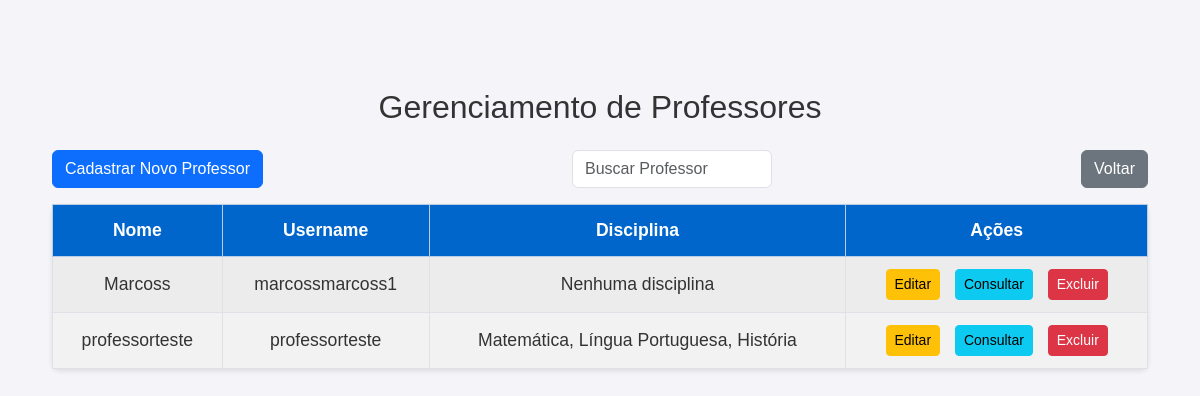
Page /secretaria/gerenciar_professores/ on the committed database.
### core/models.py (models this page shows, shortened)
class Professor(models.Model):
    user = models.OneToOneField(User, on_delete=models.CASCADE, related_name='professor_profile')  # Conexão com o User do Django
    nome = models.CharField(max_length=255)  # Nome completo do professor
    email = models.EmailField(max_length=100, blank=True, null=True)
    telefone = models.CharField(max_length=15, blank=True, null=True)
    disciplinas = models.ManyToManyField(Disciplina, related_name='professores')

class Disciplina(models.Model):
    nome = models.CharField(max_length=100)  # Nome da disciplina

### core/views.py (the view)
# urls.py: path('secretaria/gerenciar_professores/', views.gerenciar_professores, name='gerenciar_professores'),
def gerenciar_professores(request):
    query = request.GET.get('q', '')  # Busca por nome
    professores = Professor.objects.all()
    if query:
        professores = professores.filter(nome__icontains=query)  # Filtro por nome
    professores = professores.order_by('nome')  # Ordena por nome
    return render(request, 'core/gerenciar_professores.html', {'professores': professores, 'query': query})

### core/templates/core/gerenciar_professores.html (shortened to what this page needs)
{% load static %}
<!DOCTYPE html>
<html lang="pt-BR">
<head>
    <link href="https://cdn.jsdelivr.net/npm/bootstrap@5.3.0/dist/css/bootstrap.min.css" rel="stylesheet">
    <link rel="stylesheet" href="{% static 'css/estilos.css' %}">
</head>
<body>
    <div class="container mt-5">
        <h1 class="text-center mb-4">Gerenciamento de Professores</h1>
        <div class="d-flex justify-content-between mb-3">
            <a href="{% url 'cadastrar_professor' %}" class="btn btn-primary">Cadastrar Novo Professor</a>
            <input type="text" id="buscar_professor" class="form-control" placeholder="Buscar Professor" style="max-width: 200px;">
            <a href="{% url 'secretaria' %}" class="btn btn-secondary">Voltar</a>
        </div>
        <table class="table table-striped table-bordered table-custom" id="tabela_professores">
            <thead class="table-primary">
                <tr>
                    <th>Nome</th>
                    <th>Username</th>
                    <th>Disciplina</th>
                    <th>Ações</th>
                </tr>
            </thead>
            <tbody>
                {% for professor in professores %}
                <tr class="professor-row">
                    <td>{{ professor.nome }}</td>
                    <td>{{ professor.user.username }}</td>
                    <td>
                        {% for disciplina in professor.disciplinas.all %}
                            {{ disciplina.nome }}{% if not forloop.last %}, {% endif %}
                        {% empty %}
                            Nenhuma disciplina
                        {% endfor %}
                    </td>
                    <td>
                        <a href="{% url 'editar_professor' professor.id %}" class="btn btn-warning btn-sm">Editar</a>
                        <a href="{% url 'consultar_professor' professor.id %}" class="btn btn-info btn-sm">Consultar</a>
                        <button class="btn btn-danger btn-sm" data-bs-toggle="modal" data-bs-target="#confirmDeleteModal{{ professor.id }}">Excluir</button>
                    </td>
                </tr>
                {% endfor %}
            </tbody>
        </table>
    </div>
</body>
</html>

### static/css/estilos.css (style rules this page uses)
body { font-family: 'Arial', sans-serif; background-color: #f4f4f9; margin: 20px; padding: 20px; }
h1 { color: #333; text-align: center; margin-top: 20px; font-size: 2em; }
table { width: 80%; margin: 20px auto; border-collapse: collapse; background-color: #fff; border-radius: 8px; box-shadow: 0 2px 5px rgba(0, 0, 0, 0.1); }
th, td { padding: 12px 15px; text-align: center !important; vertical-align: middle !important; font-size: 1.1em; }
th { background-color: #0066cc; color: white; font-weight: bold; }
td { background-color: #f9f9f9; color: #333; }
tr:nth-child(even) td { background-color: #f2f2f2; }
td a { color: #ff9800; margin-right: 10px; font-weight: bold; transition: color 0.3s; }
.table-custom th, .table-custom td { padding: 12px 15px; text-align: center !important; vertical-align: middle !important; font-size: 1.1em; }
.table-custom { width: 100% !important; margin: 0 auto; }
.table-custom { box-shadow: 0 2px 5px rgba(0, 0, 0, 0.1); }
.table-custom th { background-color: #0066cc; color: white; font-weight: bold; }
.table-custom td { background-color: #f9f9f9; color: #333; }

### rows in the picture
Professor: nome "Marcoss", user.username "marcossmarcoss1"
Professor: nome "professorteste", user.username "professorteste"
Disciplina: nome "Matemática"
Disciplina: nome "Língua Portuguesa"
Disciplina: nome "História"
